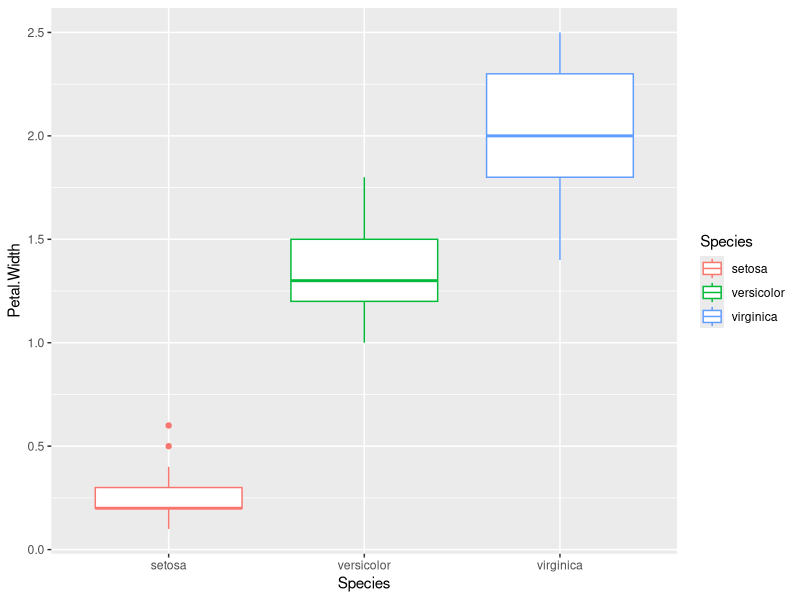
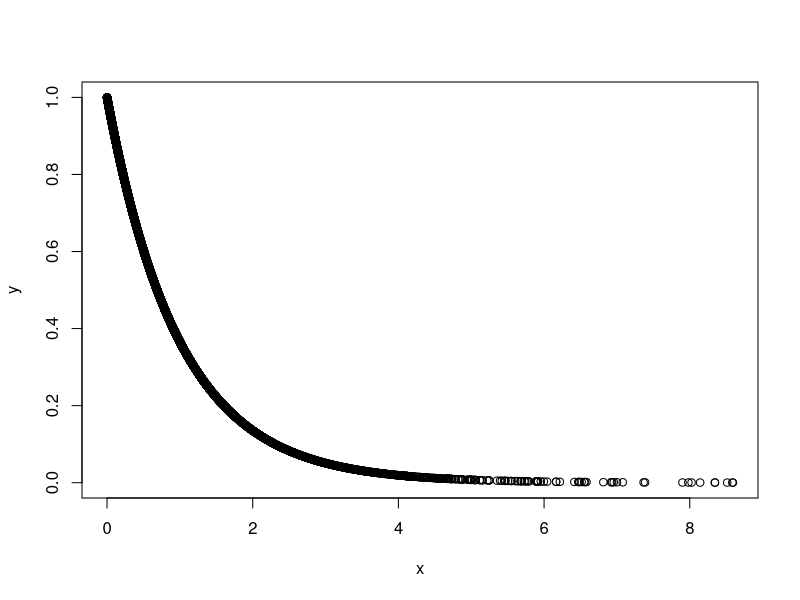
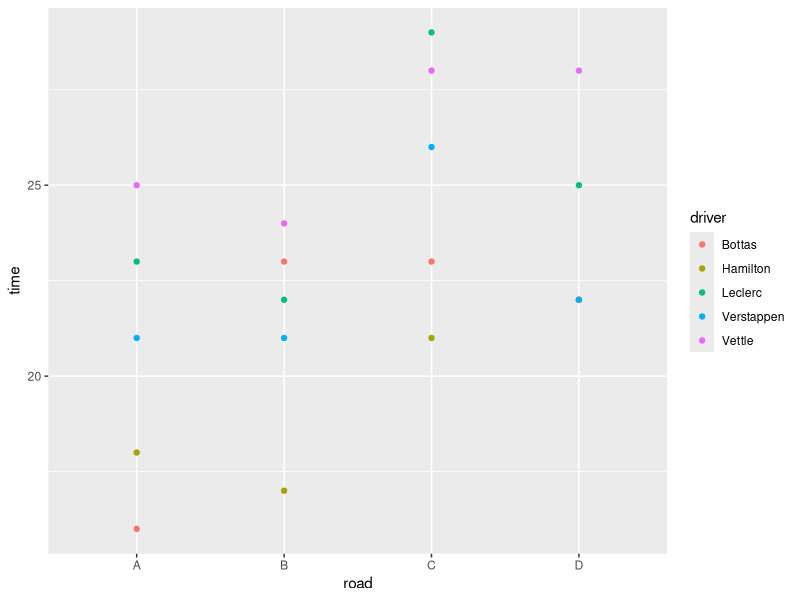
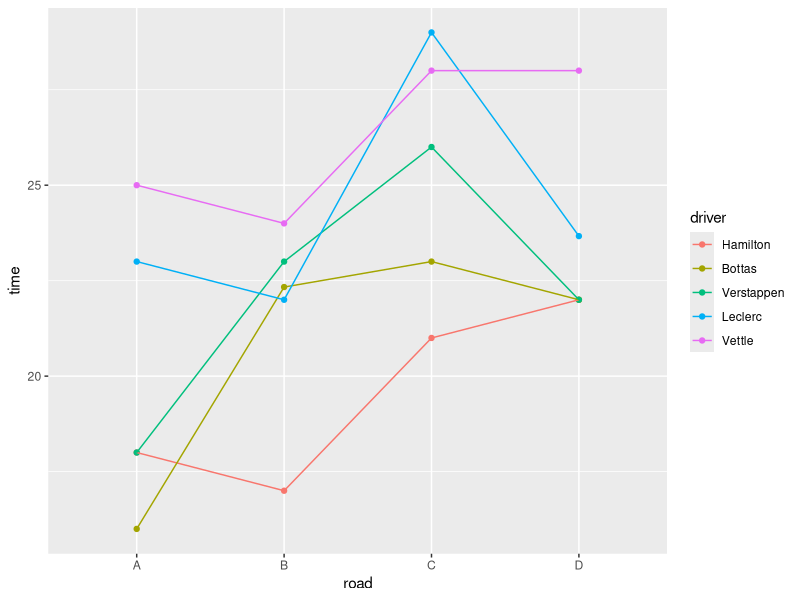

Recreate these plots in R, in order.
## ---- chunk 1
knitr::opts_chunk$set(echo = TRUE, comment = "#>", cache = TRUE)
library(tidyverse)
set.seed(100)
## ---- chunk 2
ggplot(iris) +
  geom_boxplot(aes(Species, Petal.Width, color = Species))
## ---- chunk 3
# 法一
iris.lm <- lm(Petal.Width~Species, data = iris)
iris.anova <- anova(iris.lm)
iris.anova
## ---- chunk 4
# 法二
aov.method2 <- aov(Petal.Width~Species, data = iris)
summary(aov.method2)
## ---- chunk 5
3 - 1
## ---- chunk 6
df1 <- iris %>%
  select(Species, Petal.Width) %>%
  group_by(Species) %>%
  summarise(mean = mean(Petal.Width), # 每個類別的平均值
            sqare_error = sum((Petal.Width - mean) ^ 2))
df1

sum((df1$mean - mean(df1$mean)) ^ 2) * 50
# 同理
# var() 樣本變異數
var(df1$mean) * (3 - 1) * 50
# sd() 樣本標準差
sd(df1$mean) ** 2 * (3 - 1) * 50
## ---- chunk 7
# Sum sq / Df
80.413 / 2
## ---- chunk 8
3 * (50 - 1)
## ---- chunk 9
sum(df1$sqare_error)
## ---- chunk 10
# Sum sq / Df
6.157 / 147
## ---- chunk 11
40.207 / 0.042 # 誤差大
(80.413 / 2) / (6.157 / 147) # 誤差小

SSB <- sum((df1$mean - mean(df1$mean)) ^ 2) * 50
SSW <- sum(df1$sqare_error)
(SSB / 2) / (SSW / 147) # 誤差更小
## ---- chunk 12
x <- rf(10000, 2, 147)
y <- df(x, 2, 147)
plot(x, y)
## ---- chunk 13
1 - pf(960.01, df1 = 2, df2 = 147) 
## ---- chunk 14
driver <- c("Hamilton", "Bottas", "Verstappen", "Leclerc", "Vettle")
data <- tibble(driver = driver,
               A = c(18, 16, 21, 23, 25),
               B = c(17, 23, 21, 22, 24),
               C = c(21, 23, 26, 29, 28),
               D = c(22, 22, 22, 25, 28))

data
## ---- chunk 15
data2 <- data %>%
  gather(-driver, key = "road", value = "time")

data2
## ---- chunk 16
table(data2$road, data2$driver)
## ---- chunk 17
ggplot(data2, aes(road, time, color = driver)) +
  geom_point()
## ---- chunk 18
two.way.anova.1 <- lm(time ~ road + driver, data = data2)
twa.1 <- anova(two.way.anova.1)
twa.1$Df
twa.1$`Sum Sq`
twa.1$`Mean Sq`
twa.1$`F value`
twa.1$`Pr(>F)`
## ---- chunk 19
two.way.anova.2 <- aov(time ~ road + driver, data = data2)
summary(two.way.anova.2)
## ---- chunk 20
two.way.anova.3 <- lm(data2$time ~ data2$road + data2$driver)
anova(two.way.anova.3)
## ---- chunk 21
#交互作用
driver <- c("Hamilton", "Bottas", "Verstappen", "Leclerc", "Vettle")
data.int <- tibble(driver = factor(rep(driver, each = 3), level = driver),
                   A = c(18, 15, 21, 16, 19, 13, 21, 19, 14, 23, 21, 25, 25, 24, 26),
                   B = c(17, 14, 20, 23, 19, 25, 21, 23, 25, 22, 24, 20, 24, 25, 23),
                   C = c(21, 20, 22, 23, 24, 22, 26, 24, 28, 29, 30, 28, 28, 29, 27),
                   D = c(22, 19, 25, 22, 20, 24, 22, 24, 20, 25, 20, 26, 28, 30, 26))

data.int

data2.int <- data.int %>%
  gather(-driver, key = "road", value = "time")

data2.int
## ---- chunk 22
# 路線平均
mfr <- data2.int %>%
  group_by(road) %>%
  summarise(means_for_route = mean(time))

mfr

# 駕駛平均
mfd <- data2.int %>%
  group_by(driver) %>%
  summarise(means_for_driver = mean(time))

mfd

# 總平均
mean(data2.int$time)
## ---- chunk 23
table(data2.int$road, data2.int$driver)
## ---- chunk 24
# 畫圖
data2.int %>%
  group_by(driver, road) %>%
  summarise(time = mean(time)) %>%
  ggplot(aes(road, time, color = driver)) +
  geom_point() +
  geom_line(aes(group = driver))
## ---- chunk 25
# two-way ANOVA, consider interaction
two.way.anova.interaction <- 
  aov(time ~ road * driver, data = data2.int)
twa.int <- summary(two.way.anova.interaction)
twa.int
## ---- chunk 26
# 路線 A
data2.int %>%
  filter(road == "A") %>%
  aov(time ~ driver, data = .) %>%
  summary()

# 路線 B
data2.int %>%
  filter(road == "B") %>%
  aov(time ~ driver, data = .) %>%
  summary()

# 同理，自行練習路線 C 和 D
## ---- chunk 27
# 駕駛 Hamilton
data2.int %>%
  filter(driver == "Hamilton") %>%
  aov(time ~ road, data = .) %>%
  summary()

# 同理，自行練習其他駕駛
